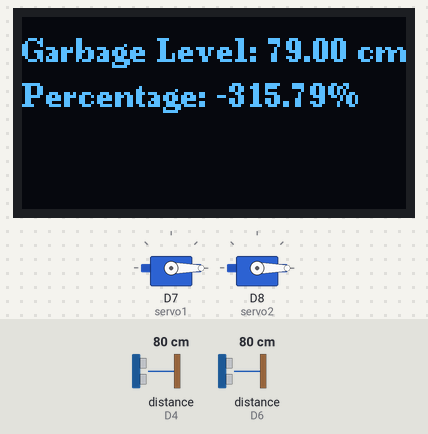
Simulated run of this sketch. Board: ESP8266 (NodeMCU). Shown: 2 × servo, 128×64 one-colour display. Wiring (inferred from the names in the program): 2 × ultrasonic range finder: trigger D3, echo D4 / trigger D5, echo D6. Inputs (shaded band) come from the test bench; at power-on: distance to the obstacle (sensors on D6, D4) 80 cm. The echo pulse lasts 58.3 µs per cm; what the sketch prints to the serial monitor is not drawn.

Above: at 1.8 s.
1.9 s: distance to the obstacle (sensor on D6) set to 22 cm
3.4 s: distance to the obstacle (sensor on D6) set to 19 cm
At 5.7 s:
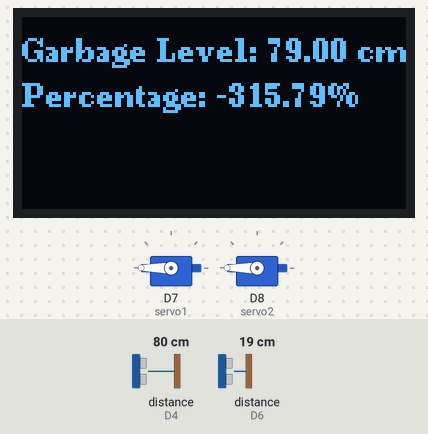
7.6 s: distance to the obstacle (sensor on D4) set to 2 cm
At 11.7 s:
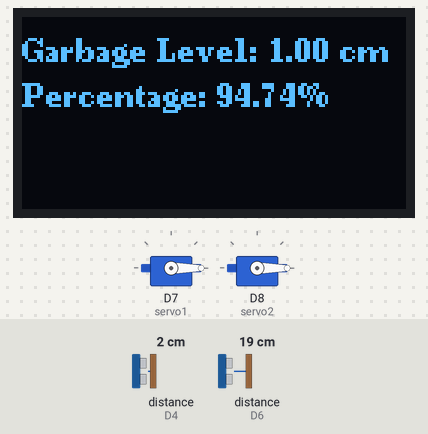
11.8 s: distance to the obstacle (sensor on D4) set to 4 cm
At 15.7 s:
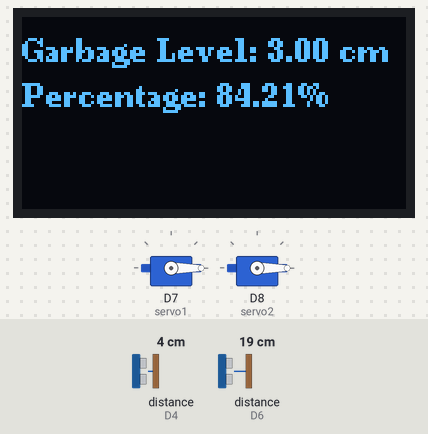
16.0 s: distance to the obstacle (sensor on D4) set to 9 cm
At 20.0 s:
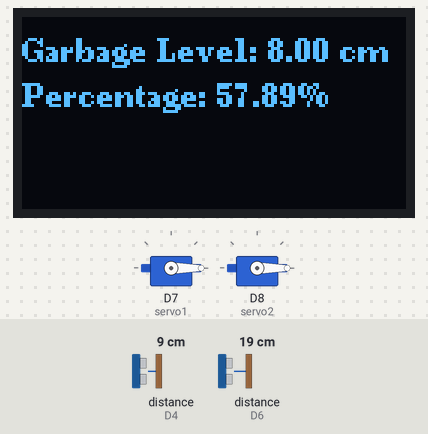
20.2 s: distance to the obstacle (sensor on D6) set to 35 cm
At 21.0 s:
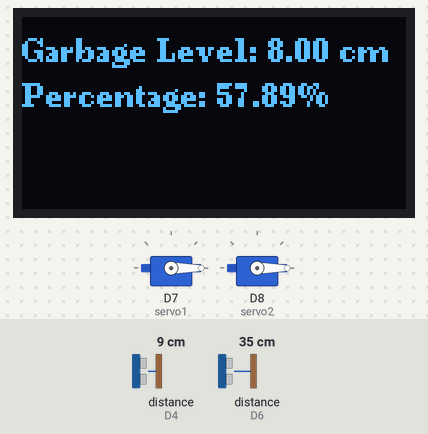
Timing chart, 0 to 22.7 s (numbered marks = the images above; inputs shaded):
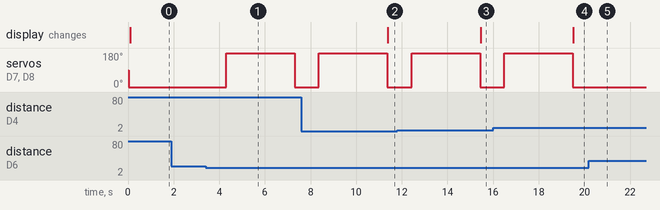

The sketch:

smart_dustbin.ino
```cpp
#include <Servo.h>
#include <Wire.h>
#include <U8g2lib.h> // Include the U8g2 library
#define SDA_PIN D2
#define SCL_PIN D1

// Ultrasonic sensor pins
const int trigPin1 = D5;
const int echoPin1 = D6;
const int trigPin2 = D3;
const int echoPin2 = D4;

// Maximum distance between trash and ultrasonic sensor for an empty dustbin
const float maxDistance = 19.0; // Adjust this value according to the height of your dustbin

// Create servo object (2 servos for more support. Optional)
Servo servo1;
Servo servo2;

// Create U8g2 display object
U8G2_SSD1306_128X64_NONAME_F_SW_I2C u8g2(U8G2_R0, /* clock=*/ SCL_PIN, /* data=*/ SDA_PIN, /* reset=*/ U8X8_PIN_NONE);


void setup() {
  // Initialize Serial Monitor
  Serial.begin(9600);
  Serial.println("Ultrasonic Sensor Test");

  // Initialize ultrasonic sensor pins
  pinMode(trigPin1, OUTPUT);
  pinMode(echoPin1, INPUT);
  pinMode(trigPin2, OUTPUT);
  pinMode(echoPin2, INPUT);

  // Initialize servo1 and servo2
  servo1.attach(D7); // Assuming the servo is connected to pin D7
  servo1.write(90); // Initially set servo to center position (90 degrees)

  servo2.attach(D8); // Assuming the servo is connected to pin D8
  servo2.write(90); // Initially set servo to center position (90 degrees)


  // Initialize OLED display
  u8g2.begin();
}

void loop() {
  // Measure distance for hand detection
  long duration1, distance1;
  digitalWrite(trigPin1, LOW);
  delayMicroseconds(2);
  digitalWrite(trigPin1, HIGH);
  delayMicroseconds(10);
  digitalWrite(trigPin1, LOW);
  duration1 = pulseIn(echoPin1, HIGH);
  distance1 = duration1 * 0.034 / 2;

  // Measure distance for garbage level
  long duration2, distance2;
  digitalWrite(trigPin2, LOW);
  delayMicroseconds(2);
  digitalWrite(trigPin2, HIGH);
  delayMicroseconds(10);
  digitalWrite(trigPin2, LOW);
  duration2 = pulseIn(echoPin2, HIGH);
  distance2 = duration2 * 0.034 / 2;

  // Print distances to Serial Monitor
  Serial.print("Hand Distance: ");
  Serial.print(distance1);
  Serial.println(" cm");
  Serial.print("Garbage Level Distance: ");
  Serial.print(distance2);
  Serial.println(" cm");

  // Check if hand is near
  if (distance1 < 20) { // Adjust the threshold distance as needed
    Serial.println("Hand detected. Opening the dustbin lid.");
    // Open the dustbin lid
    openLid();
    delay(3000); // Keep the lid open for 2 seconds

    // Close the dustbin lid
    Serial.println("Closing the dustbin lid.");
    closeLid();
  }
  else {
    // If hand is not detected, stop servo rotation
    stopServo();
  }

  // Calculate garbage level percentage
  float garbageLevelPercentage = ((maxDistance - distance2) / maxDistance) * 100;
  Serial.print("Garbage Level Percentage: ");
  Serial.print(garbageLevelPercentage);
  Serial.println("%");

  // Display garbage level information on OLED display
  displayGarbageLevel(distance2, garbageLevelPercentage);

  delay(1000); // Adjust delay as needed
}

void openLid() {
  // Rotate servo to fully open position
  servo1.write(180); // Adjust angle as needed for your servo
  servo2.write(180); //second servo doing the same thing
}

void closeLid() {
  // Rotate servo to fully closed position
  servo1.write(0); // Adjust angle as needed for your servo
  servo2.write(0); // second servo doing the same thing
}

void stopServo() {
  // Stop servo rotation
  servo1.write(0); // Set servo to center position
  servo2.write(0);
}

void displayGarbageLevel(float distance, float percentage) {
  // Clear display
  u8g2.clearBuffer();

  // Display garbage level distance in cm
  u8g2.setFont(u8g2_font_ncenB08_tr);
  u8g2.setCursor(0, 15);
  u8g2.print("Garbage Level: ");
  u8g2.print(distance);
  u8g2.print(" cm");

  // Display garbage level percentage with percentage symbol
  u8g2.setCursor(0, 30);
  u8g2.print("Percentage: ");
  u8g2.print(percentage);
  u8g2.print("%");

  // Send display buffer to OLED
  u8g2.sendBuffer();
}
```

Measured:
- the behaviour switches between 21 and 20 cm on distance to the obstacle (sensor on D6) (found by bisection; images 0 and 1)
- after the input at 1.9 s, every drawn part: stays the same
- after the input at 3.4 s, servo on D7 (servo1), servo on D8 (servo2): 0° → 180° after 0.91 s, → 0° 3.0 s later
- after the input at 7.6 s, the display: changes after 3.8 s (image 2)
- after the input at 11.8 s, the display: changes after 3.7 s (image 3)
- after the input at 16.0 s, the display: changes after 3.5 s (image 4)
- after the input at 20.2 s, servo on D7 (servo1), servo on D8 (servo2): stays 0° (without the input it goes to 180° after 0.34 s)
